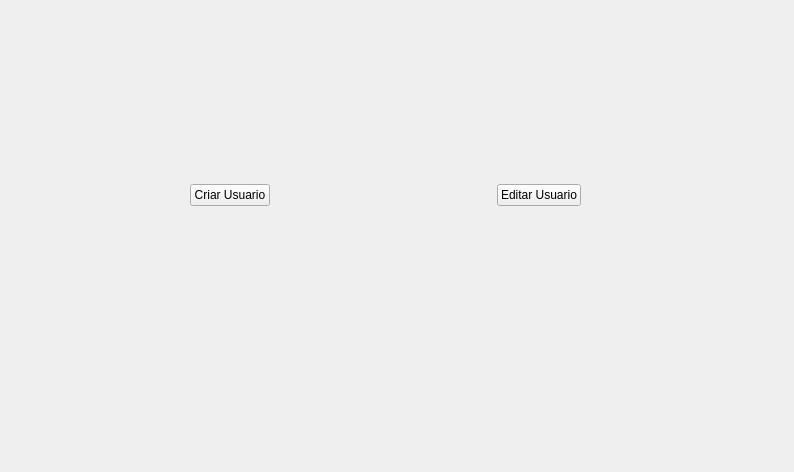
<?xml version="1.0" encoding="UTF-8"?>
<ui version="4.0">
 <class>optionforadmin</class>
 <widget class="QWidget" name="optionforadmin">
  <property name="geometry">
   <rect>
    <x>0</x>
    <y>0</y>
    <width>794</width>
    <height>472</height>
   </rect>
  </property>
  <property name="windowTitle">
   <string>Form</string>
  </property>
  <widget class="QWidget" name="">
   <property name="geometry">
    <rect>
     <x>190</x>
     <y>170</y>
     <width>391</width>
     <height>51</height>
    </rect>
   </property>
   <layout class="QHBoxLayout" name="horizontalLayout">
    <item>
     <widget class="QPushButton" name="btn_create_user">
      <property name="text">
       <string>Criar Usuario</string>
      </property>
     </widget>
    </item>
    <item>
     <spacer name="horizontalSpacer">
      <property name="orientation">
       <enum>Qt::Horizontal</enum>
      </property>
      <property name="sizeHint" stdset="0">
       <size>
        <width>40</width>
        <height>20</height>
       </size>
      </property>
     </spacer>
    </item>
    <item>
     <widget class="QPushButton" name="btn_edit_user">
      <property name="text">
       <string>Editar Usuario</string>
      </property>
     </widget>
    </item>
   </layout>
  </widget>
 </widget>
 <resources/>
 <connections/>
</ui>
